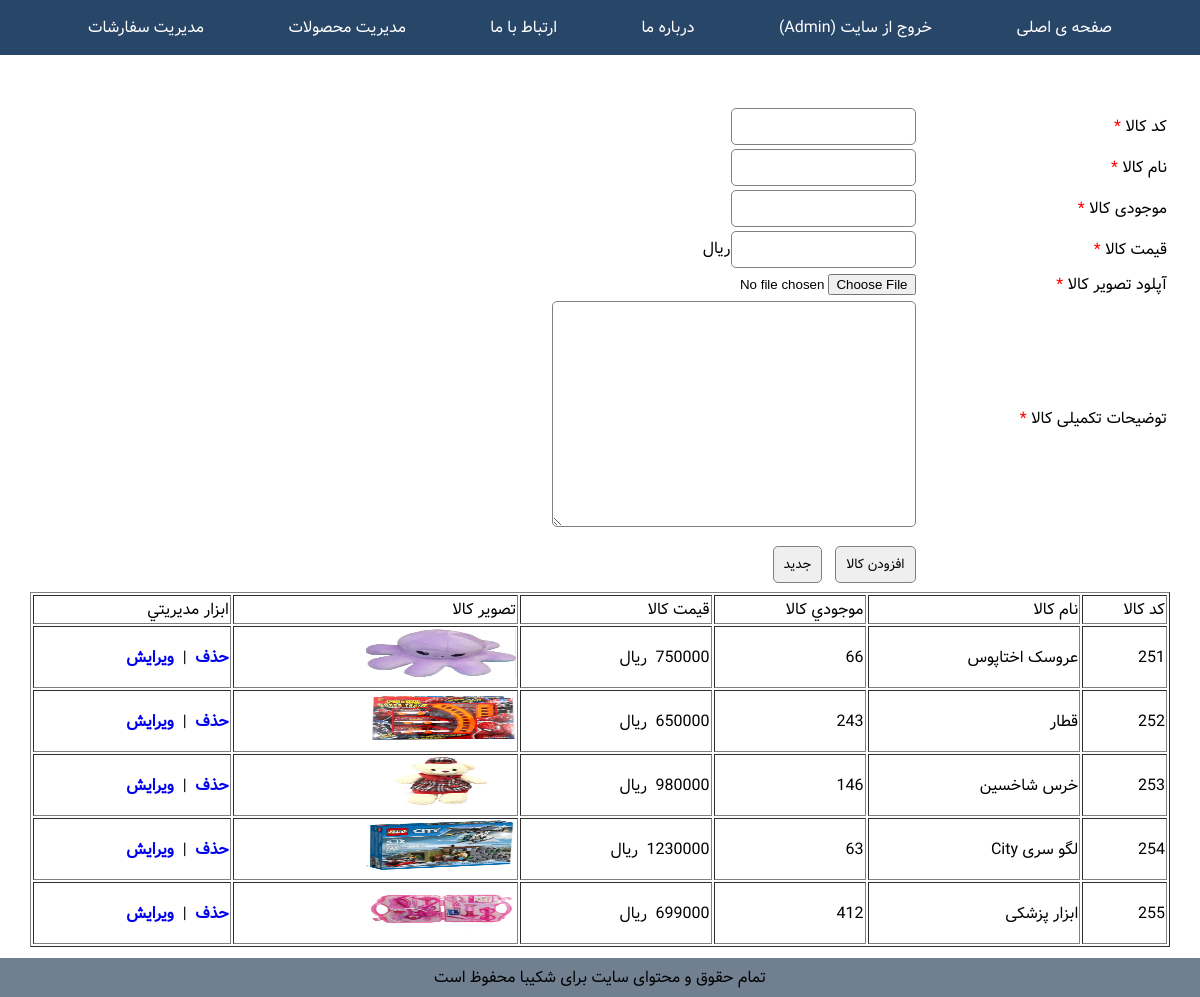
The page /admin_products.php (signed in) on the database its author committed.
### tables this page shows
CREATE TABLE `products` (
  `pro_code` int(10) NOT NULL,
  `pro_name` varchar(200) NOT NULL,
  `pro_qty` int(10) NOT NULL,
  `pro_price` float NOT NULL,
  `pro_image` varchar(80) NOT NULL,
  `pro_detail` text NOT NULL
);

### admin_products.php (the view, shortened to what this page needs)
<?php
include ("includes/header.php");
?>
<?php
require_once("./DB.php");
$url = $pro_code = $pro_name = $pro_qty = $pro_price = $pro_image = $pro_detail = "";
$btn_caption="افزودن كالا";
?>
  <br />
  <form name="add_product" action="action_admin_products.php<?php if (!empty($url)) echo($url); ?>"  method="POST" enctype="multipart/form-data" >
    <table style="width: 100%;" border="0"  style="margin-left: auto;margin-right: auto;"  >
    <tr>
       <td style="width: 22%;">کد کالا <span style="color: red;">*</span></td>
       <td style="width: 78%;"><input type="text" id="pro_code" name="pro_code" value="<?php echo ($pro_code) ?>"    /></td>
    </tr>
    <tr>
       <td>نام کالا <span style="color: red;">*</span></td>
       <td><input type="text" style="text-align: right;" id="pro_name" name="pro_name" value="<?php echo ($pro_name) ?>"   /></td>
    </tr>
    <tr>
       <td>موجودی کالا <span style="color: red;">*</span></td>
       <td><input type="text" style="text-align: left;" id="pro_qty" name="pro_qty" value="<?php echo ($pro_qty) ?>"   /></td>
    </tr>
    <tr>
       <td>قیمت کالا <span style="color: red;">*</span></td>
       <td><input type="text" style="text-align: left;" id="pro_price" name="pro_price" value="<?php echo ($pro_price) ?>"   />ریال</td>
    </tr>
    <tr>
       <td>آپلود تصویر کالا <span style="color: red;">*</span></td>
       <td><input type="file" style="text-align: left;" id="pro_image" name="pro_image"  size="30" />
       </td>
    </tr>
    <tr>
       <td>توضیحات تکمیلی کالا <span style="color: red;">*</span></td>
       <td><textarea id="pro_detail" name="pro_detail" cols="45" rows="10" wrap="virtual"><?php echo ($pro_detail) ?></textarea></td>
    </tr>
    <tr>
       <td><br /><br /></td>
       <td><input type="submit" value="<?php echo ($btn_caption) ?>" />&nbsp;&nbsp;&nbsp;<input type="reset" value="جديد" /></td>
    </tr>
   </table>
  </form>
<?php
$query = "SELECT * FROM products";
$result = mysqli_query($link, $query);
?>
<table border="1px" style="width: 100%;" >
<tr>
	<td>كد كالا</td>
	<td>نام كالا</td>
	<td>موجودي كالا</td>
	<td>قيمت كالا</td>
	<td>تصوير كالا</td>
	<td>ابزار مديريتي</td>
</tr>
<?php
while ($row = mysqli_fetch_array($result)) {
?>
<tr>
	<td><?php echo ($row['pro_code']) ?></td>
	<td><?php echo ($row['pro_name']) ?></td>
	<td><?php echo ($row['pro_qty']) ?></td>
	<td><?php echo ($row['pro_price']) ?>&nbsp; ريال</td>
	<td><img src="images/products/<?php echo ($row['pro_image']) ?>" width="150px" height="50px" /></td>
	<td>
     <b><a href="action_admin_products.php?id=<?php echo ($row['pro_code']) ?>&action=DELETE" style="text-decoration: none;">حذف</a></b>
     &nbsp;|&nbsp;
     <b><a href="admin_products.php?id=<?php echo ($row['pro_code']) ?>&action=EDIT" style="text-decoration: none;">ويرايش</a></b>
    </td>
</tr>
<?php
}
?>
</table>
<?php
include ("includes/footer.php");
?>

### css/style.css (style rules this page uses)
body { font-family: Vazir; margin:0; direction: rtl; }
input[type=text],input[type=password],textarea { padding:7px; outline:none; border:1px solid gray; border-radius:5px; font-family: Vazir; }
input[type=submit] { cursor:pointer; }
input[type=submit],input[type=reset],input[type=button] { border-radius:5px; font-family: Vazir; padding:7px 10px 7px 10px; border:1px solid gray; }

### rows shown on the page
products: pro_code "251", pro_name "عروسک اختاپوس", pro_qty "66", pro_price "750000", pro_image (picture)
products: pro_code "252", pro_name "قطار", pro_qty "243", pro_price "650000", pro_image (picture)
products: pro_code "253", pro_name "خرس شاخسین", pro_qty "146", pro_price "980000", pro_image (picture)
products: pro_code "254", pro_name "لگو سری City", pro_qty "63", pro_price "1230000", pro_image (picture)
products: pro_code "255", pro_name "ابزار پزشکی", pro_qty "412", pro_price "699000", pro_image (picture)

### other values the page prints
$_SESSION["realname"] "Admin"
